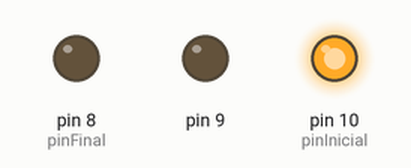
A sketch run on a simulated Arduino Uno, built with avr-gcc and run on an emulated ATmega328P. Shown: output pins drawn as LEDs (lit = HIGH).

Above: at 0.2 s.
At 0.7 s:
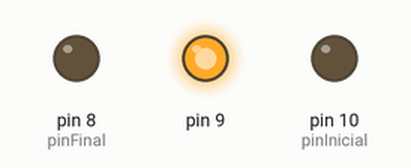
At 2.7 s:
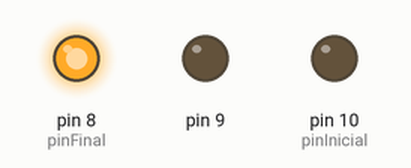
Timing chart, 0 to 3.5 s (numbered marks = the images above):
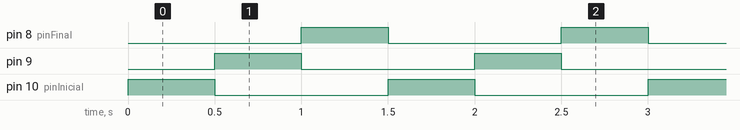

The sketch:

A004_leds_for.ino
```cpp
/*
 * Controlar varios LEDs con bucles for.
 * 2013. Arduino Gran Canaria.
 */

// Inicializacion de variables
// Definir las variables de los 3 pines
int pinInicial = 10;
int pinFinal = 8;

// Inicializacion del sistema
void setup() {
  // Inicializar todos los pines para modo de escritura digital
  for (int pin = pinInicial; pin >= pinFinal; pin--) {
    pinMode(pin, OUTPUT);
  }
}

// Bucle
void loop() {
  for (int pin = pinInicial; pin >= pinFinal; pin--) {
    // Encendemos el pin
    digitalWrite(pin, HIGH);
    // Pausa
    delay(500);
    // Apagamos el pin
    digitalWrite(pin, LOW);
  }
}
```

Measured:
- by itself, pin 8 (pinFinal), pin 9, pin 10 (pinInicial): alternates HIGH for 0.50 s and LOW for 1.0 s
- by itself, everything shown: repeats every 1.5 s, in 4 steps
